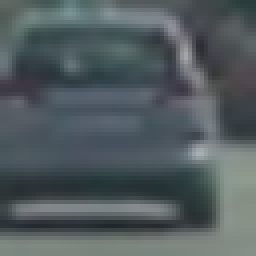
#> input picture vehicles/GTI_Far/image0006.png, 64 x 64 px (shown 4 times larger); its folder holds only this picture in this run
$ jupyter execute --allow-errors Vehicle_Detection.ipynb   (shell and % lines are left out)   (older library calls are emulated)
#> lines starting #> are read from the running program, lines starting #| are printed output that depends on the picture
[cell 1]
import sys
import os.path as path
import glob
import cv2 as cv2
import numpy as np
import matplotlib.pyplot as plt
import random
from skimage.feature import hog

import pickle
from scipy.ndimage.measurements import label
import matplotlib.image as mpimg

[cell 2]
# General method to extact the HOG of the image

def GetFeaturesFromHog(image,orient,cellsPerBlock,pixelsPerCell, visualise= False, feature_vector_flag=True):
    if(visualise==True):
        hog_features, hog_image = hog(image, orientations=orient,
                          pixels_per_cell=(pixelsPerCell, pixelsPerCell),
                          cells_per_block=(cellsPerBlock, cellsPerBlock),
                          visualize=True, feature_vector=feature_vector_flag)
        return hog_features, hog_image
    else:
        hog_features = hog(image, orientations=orient,
                          pixels_per_cell=(pixelsPerCell, pixelsPerCell),
                          cells_per_block=(cellsPerBlock, cellsPerBlock),
                          visualize=False, feature_vector=feature_vector_flag)
        return hog_features

[cell 3]
def ConvertImageColorspace(image, colorspace):
    return cv2.cvtColor(image, colorspace)

[cell 4]
def ExtractFeatures(images,orientation,cellsPerBlock,pixelsPerCell, convertColorspace=False):
    featureList=[]
    imageList=[]
    for image in images:
        if(convertColorspace==True):
            image= cv2.cvtColor(image, cv2.COLOR_RGB2YUV)
        local_features_1=GetFeaturesFromHog(image[:,:,0],orientation,cellsPerBlock,pixelsPerCell, False, True)
        local_features_2=GetFeaturesFromHog(image[:,:,1],orientation,cellsPerBlock,pixelsPerCell, False, True)
        local_features_3=GetFeaturesFromHog(image[:,:,2],orientation,cellsPerBlock,pixelsPerCell, False, True)
        x=np.hstack((local_features_1,local_features_2,local_features_3))
        featureList.append(x)
    return featureList

[cell 5]
#creating pascal file for the first time to minimize processing time
orientations=9
cellsPerBlock=2
pixelsPerBlock=16
convertColorSpace=True
clf_path = 'clf_pickle_all_v1.p'

# if svm classifer exist, load it; otherwise, compute the svm classifier
if path.isfile(clf_path):
    print('loading existing classifier...')
    with open(clf_path, 'rb') as file:
        clf_pickle = pickle.load(file)
        vehicleFeatures = clf_pickle["vehicleFeatures"]
        nonVehicleFeatures = clf_pickle["nonVehicleFeatures"]

else:
    #reading image paths with glob
    vehicle_image_arr = glob.glob('C:/Phase2/vehicles/*/*.png')

    # read images and append to list
    vehicle_images_original=[]
    for imagePath in vehicle_image_arr:
        readImage=cv2.imread(imagePath)
#> readImage is the input picture: shape (64, 64, 3); mean B, G, R 95.1, 91.9, 82.2
        rgbImage = cv2.cvtColor(readImage, cv2.COLOR_BGR2RGB)
        vehicle_images_original.append(rgbImage)

    print('Reading of Vehicle Images Done')

    non_vehicle_image_arr = glob.glob('C:/Phase2/non-vehicles/*/*.png')


    non_vehicle_images_original=[]
    for imagePath in non_vehicle_image_arr:
        readImage=cv2.imread(imagePath)
        rgbImage = cv2.cvtColor(readImage, cv2.COLOR_BGR2RGB)
        non_vehicle_images_original.append(rgbImage)

    print("Reading of Non Vehicle Images Done")

    print("No. of Vehicle Images Loaded "+ str(len(vehicle_image_arr)))
    print("No. of Non-Vehicle Images Loaded "+ str(len(non_vehicle_images_original)))
    vehicleFeatures= ExtractFeatures(vehicle_images_original,orientations,cellsPerBlock,pixelsPerBlock, convertColorSpace)
#> the loop in ExtractFeatures, `for image in images:` made 2 passes
#> after the loop in ExtractFeatures, `for image in images:`: featureList = 2 items
#> vehicleFeatures = 2 items
    nonVehicleFeatures= ExtractFeatures(non_vehicle_images_original,orientations,cellsPerBlock,pixelsPerBlock, convertColorSpace)
#> nonVehicleFeatures = []
    # save classifier
    clf_pickle = {}
    clf_pickle["vehicleFeatures"] = vehicleFeatures
    clf_pickle["nonVehicleFeatures"] = nonVehicleFeatures

    destnation = clf_path
    pickle.dump( clf_pickle, open( destnation, "wb" ) )
    print("Classifier is written into: {}".format(destnation))

[cell 6]
f, axes = plt.subplots(6,2, figsize=(10,10))
plt.subplots_adjust(hspace=0.5)
vehicle_image_arr = glob.glob('C:/Phase2/vehicles/*/*.png')
vehicle_images_original=[]
for imagePath in vehicle_image_arr:
    readImage=cv2.imread(imagePath)
    rgbImage = cv2.cvtColor(readImage, cv2.COLOR_BGR2RGB)
    vehicle_images_original.append(rgbImage)
non_vehicle_images_original=[]
non_vehicle_image_arr = glob.glob('C:/Phase2/non-vehicles/*/*.png')
for imagePath in non_vehicle_image_arr:
    readImage=cv2.imread(imagePath)
    rgbImage = cv2.cvtColor(readImage, cv2.COLOR_BGR2RGB)
    non_vehicle_images_original.append(rgbImage)
#> (the rest of this cell did not finish here and is left out)

[cell 7]
image=vehicle_images_original[1]
image= cv2.cvtColor(image, cv2.COLOR_RGB2YUV)
image_channel_0=image[:,:,0]
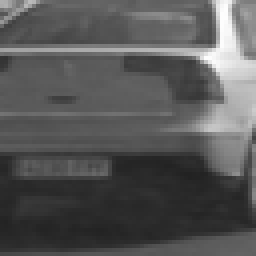
#> image_channel_0: shape (64, 64) (shown 4 times larger); min 34, max 253, mean 86.7
image_channel_1=image[:,:,0]
image_channel_2=image[:,:,0]

feature_0,hog_img_0=GetFeaturesFromHog(image_channel_0,9,2,16,visualise=True,feature_vector_flag=True)
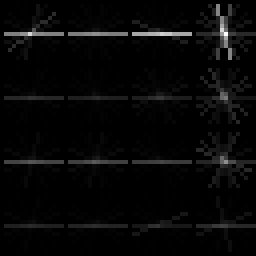
#> hog_img_0: shape (64, 64) float64 (shown 4 times larger); min 0, max 33.33, mean 1; drawn with min black and max white
#> feature_0 = 324 values, max 0.507 at index 40, min 0.00251 at index 199, mean 0.117
feature_1,hog_img_1=GetFeaturesFromHog(image_channel_1,9,2,16,visualise=True,feature_vector_flag=True)
#> feature_1 has the same summary as feature_0
feature_2,hog_img_2=GetFeaturesFromHog(image_channel_2,9,2,16,visualise=True,feature_vector_flag=True)
#> feature_2 has the same summary as feature_0

f, axes= plt.subplots(1,4,figsize=(20,10))
axes[0].imshow(vehicle_images_original[1])
axes[1].imshow(hog_img_0)
axes[2].imshow(hog_img_1)
axes[3].imshow(hog_img_2)

print("Feature Vector Length Returned is ",len(feature_0))
#| Feature Vector Length Returned is  324
print("No of features that can be extracted from image ",len(hog_img_0.ravel()))
#| No of features that can be extracted from image  4096
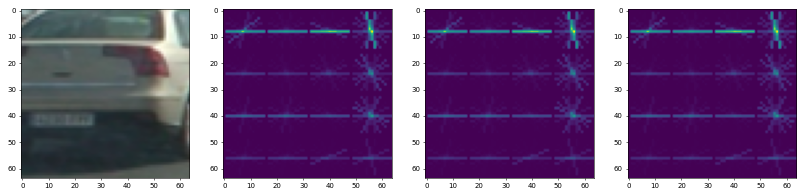
#> figure drawn by matplotlib, 4 panels

#> (a cell that did not finish here is left out)

[cell 9]
# train test split of data

from sklearn.model_selection import train_test_split
#Split arrays or matrices into random train and test subsets.
#> (the rest of this cell did not finish here and is left out)

[cell 10]
from sklearn.preprocessing import StandardScaler

scaler= StandardScaler()  #centering and scaling
#> (the rest of this cell did not finish here and is left out)

[cell 11]
from sklearn.svm import LinearSVC
classifier1= LinearSVC()
#> (the rest of this cell did not finish here and is left out)

[cell 12]
# [14 lines left out: function draw_boxes, not called in this run]

[cell 13]
def DrawCars(image,windows, converColorspace=False):
    refinedWindows=[]
    for window in windows:

        start= window[0]
        end= window[1]
        clippedImage=image[start[1]:end[1], start[0]:end[0]]

        if(clippedImage.shape[1] == clippedImage.shape[0] and clippedImage.shape[1]!=0):

            clippedImage=cv2.resize(clippedImage, (64,64))

            f1=ExtractFeatures([clippedImage], 9 , 2 , 16,converColorspace)

            predictedOutput=classifier1.predict([f1[0]])
            if(predictedOutput==1):
                refinedWindows.append(window)

    return refinedWindows

[cell 14]
# [9 lines left out: function add_heat, not called in this run]

[cell 15]
# [5 lines left out: function apply_threshold, not called in this run]

[cell 16]
# [14 lines left out: function draw_labeled_bboxes, not called in this run]

[cell 17]
class KeepTrack():
    def __init__(self):
        self.refinedWindows = []

    # [5 lines left out: function AddWindows, not called in this run]

[cell 18]
def slide_window(img, x_start_stop=[None, None], y_start_stop=[None, None],
                    xy_window=(64, 64), xy_overlap=(0.9, 0.9)):

    if x_start_stop[0] == None:
        x_start_stop[0]=0
    if x_start_stop[1] == None:
        x_start_stop[1]=img.shape[1]
    if y_start_stop[0] ==  None:
        y_start_stop[0]= 0
    if y_start_stop[1] ==  None:
        y_start_stop[1]=img.shape[0]


    window_list = []
    image_width_x= x_start_stop[1] - x_start_stop[0]
    image_width_y= y_start_stop[1] - y_start_stop[0]

    windows_x = np.int( 1 + (image_width_x - xy_window[0])/(xy_window[0] * xy_overlap[0]))
    windows_y = np.int( 1 + (image_width_y - xy_window[1])/(xy_window[1] * xy_overlap[1]))

    modified_window_size= xy_window
    for i in range(0,windows_y):
        y_start = y_start_stop[0] + np.int( i * modified_window_size[1] * xy_overlap[1])
        for j in range(0,windows_x):
            x_start = x_start_stop[0] + np.int( j * modified_window_size[0] * xy_overlap[0])

            x1 = np.int( x_start +  modified_window_size[0])
            y1= np.int( y_start + modified_window_size[1])
            window_list.append(((x_start,y_start),(x1,y1)))
    return window_list

[cell 19]
image = mpimg.imread('C:/Phase2/test_images/test4.jpg')
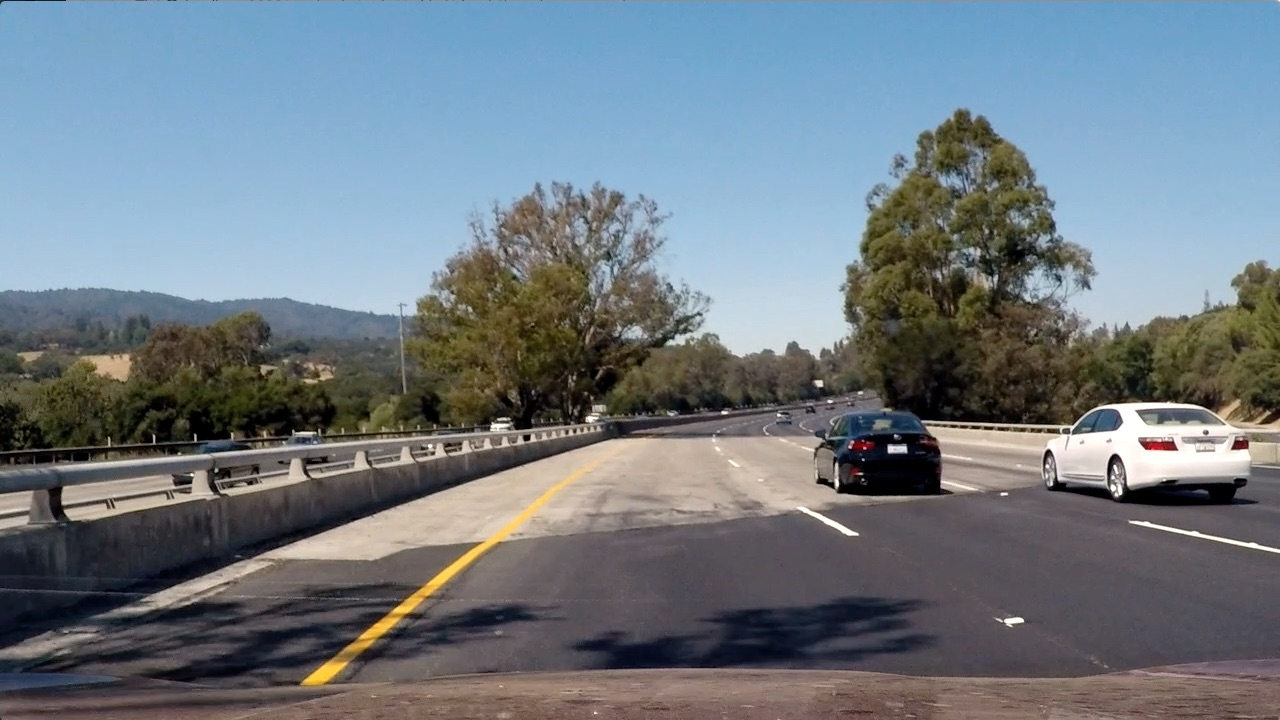
#> input picture test_images/test4.jpg, 1280 x 720 px, found by its file name
#> image is the input picture: shape (720, 1280, 3); mean R, G, B 112.2, 122.7, 130.9

windows1 = slide_window(image, x_start_stop=[0, 1280], y_start_stop=[400,464],
                    xy_window=(64,64), xy_overlap=(0.15, 0.15))
#> windows1 = 127 items
windows4 = slide_window(image, x_start_stop=[0, 1280], y_start_stop=[400,480],
                    xy_window=(80,80), xy_overlap=(0.2, 0.2))
#> windows4 = 76 items
windows2 = slide_window(image, x_start_stop=[0, 1280], y_start_stop=[400,612],
                    xy_window=(96,96), xy_overlap=(0.3, 0.3))
#> windows2 = 210 items
windows3 = slide_window(image, x_start_stop=[0, 1280], y_start_stop=[400,660],
                    xy_window=(128,128), xy_overlap=(0.5, 0.5))
#> windows3 = 57 items


windows = windows1 + windows2 +  windows3 + windows4
#> windows = 470 items
print("Total No of windows are ",len(windows))
#| Total No of windows are  470
#> (the rest of this cell did not finish here and is left out)

#> the loop in DrawCars, `for window in windows: ` made 1 pass
#> (start, end) on pass 1: ((0, 400), (64, 464))
#> pass 1, in DrawCars, `clippedImage=image[start[1]:end[1], start[0]:end[0]]`:
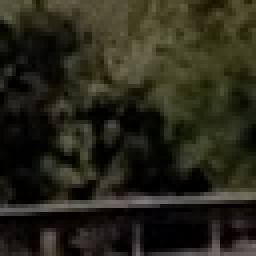
#> clippedImage: shape (64, 64, 3) (shown 4 times larger); mean R, G, B 40, 38.7, 25.6
#> after the loop in DrawCars, `for window in windows:`: refinedWindows = []


f,axes= plt.subplots(2,1, figsize=(30,15))

window_img = draw_boxes(image, windows)

axes[0].imshow(window_img)
axes[0].set_title("Window Coverage")

window_img = draw_boxes(image, refinedWindows)

axes[1].set_title("Test Image with Refined Sliding Windows")
axes[1].imshow(window_img)

[cell 20]
heat = np.zeros_like(image[:,:,0]).astype(np.float)

#> (the rest of this cell did not finish here and is left out)

[cell 21]
# [23 lines left out: function Pipeline, not called in this run]

[cell 22]
test_images= glob.glob("C:/Phase2/test_images/*.jpg")
f, axes= plt.subplots(8,3, figsize=(20,40))

#> (the rest of this cell did not finish here and is left out)

    heat = np.zeros_like(image[:,:,0]).astype(np.float)
    heat = add_heat(heat,refinedWindows)
    heatmap = np.clip(heat, 0, 255)
    heatmap = apply_threshold(heat, 4)
    labels = label(heatmap)
    draw_img = draw_labeled_bboxes(np.copy(image), labels)
    axes[index,0].imshow(image)
    axes[index,0].set_title("Original Image")
    axes[index,1].imshow(heatmap,cmap='gray')
    axes[index,1].set_title("Heatmap Image")
    axes[index,2].imshow(draw_img)
    axes[index,2].set_title("Final Image")
